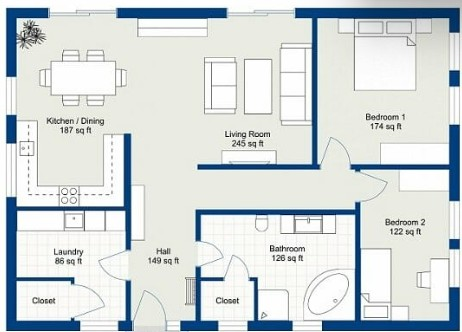
#> input picture floorplan.jpeg, 462 x 332 px
$ python extract_walls.py
#> lines starting #> are read from the running program, lines starting #| are printed output that depends on the picture
import cv2
import json
import math

# Load image to proces
img = cv2.imread("floorplan.jpeg")
#> img is the input picture: shape (332, 462, 3); mean B, G, R 218, 216.9, 210.1
if img is None:
    raise FileNotFoundError(f"Could not load image: {image_path}")
gray = cv2.cvtColor(img, cv2.COLOR_BGR2GRAY)
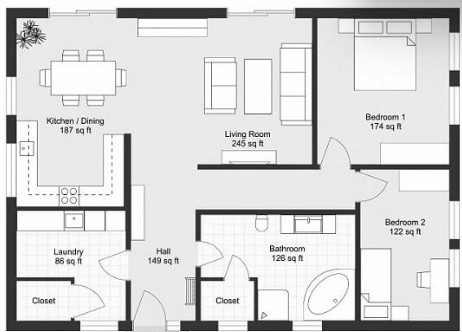
#> gray: shape (332, 462); min 2, max 255, mean 215
edges = cv2.Canny(gray, 50, 150)
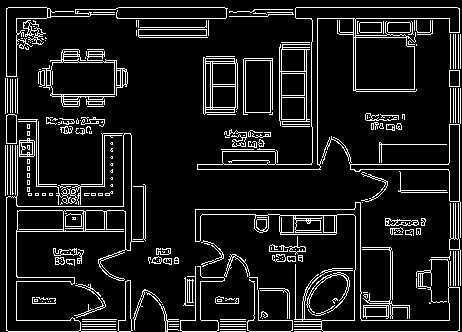
#> edges: shape (332, 462); 10.8% white in thin lines or dots

# Hough transform to detect lines
lines = cv2.HoughLinesP(edges, 1, math.pi / 180, threshold=100, minLineLength=10, maxLineGap=10)
#> lines = 64 rows, first 6: [8, 331, 130, 331], [322, 320, 459, 320], [118, 7, 224, 7], [296, 18, 459, 18], [6, 330, 6, 197], [350, 169, 459, 169]


wall_segments = []
#Store the wall coords into array
for line in lines:
    x1, y1, x2, y2 = line[0]
    wall_segments.append({"start_x": int(x1), "start_y": int(y1), "end_x": int(x2), "end_y": int(y2)})
#> this loop made 64 passes
#> (x1, y1, x2, y2) on passes 1 to 12: (8, 331, 130, 331), (322, 320, 459, 320), (118, 7, 224, 7), (296, 18, 459, 18), (6, 330, 6, 197), (350, 169, 459, 169), (197, 164, 319, 164), (16, 143, 16, 115), (317, 169, 317, 19), (195, 209, 360, 209), (182, 331, 457, 331), (458, 287, 458, 201)
#> after the loop, wall_segments = 64 items


# Save wall data to JSON
with open("walls.json", "w") as f:
    json.dump(wall_segments, f)

#Print once walls are done being stored
print(f"Saved {len(wall_segments)} wall segments to walls.json")
#| Saved 64 wall segments to walls.json
